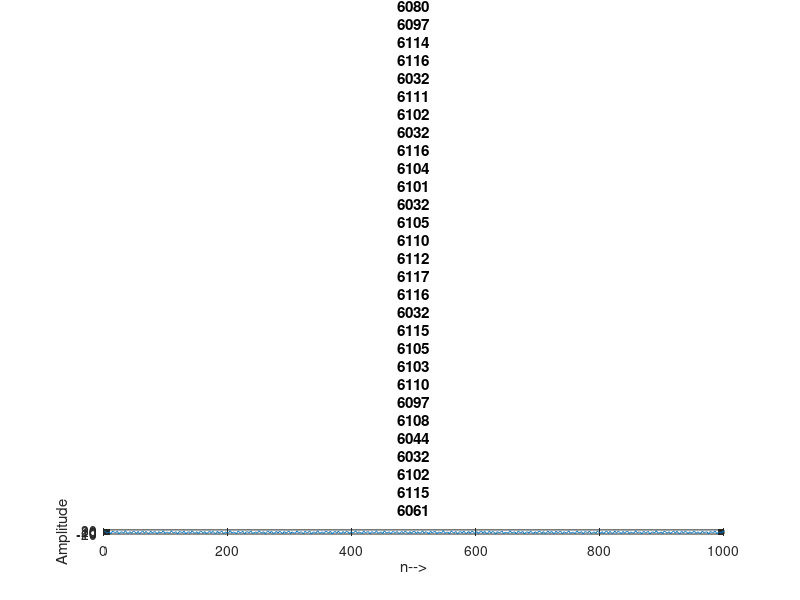

Recreate this plot in MATLAB. (Note: this script raises an error after producing the figure.)
clc;
%% Sampling the input signal 
% The input signal is sampled with the initial sampling frequency of 6000Hz
% and a part of the input signal which is interfered with noise is plotted.
I=6; D=2; %Example I and D values
fs=6000; %Initial sampling frequency
t=0:1/fs:3; %Since the resulting number of samples is 3*sampling frequency
Noise = 1*randn(size(t)) + 0; %random noise with zero mean and standard deviation equal to 1
sampled_inp=10*cos((2*pi*890).*t)+5*cos((2*pi*385).*t)+4*cos((2*pi*1450).*t)+Noise; %Example signal
figure(1);
plot(sampled_inp(1:1000)); %Plotting 1000 samples of the input signal
title("Part of the input signal, fs="+fs);
xlabel("n-->");ylabel("Amplitude");
%% Sampling rate conversion
% The sampling rate of the input signal is converted by a factor of I/D.
% Part of the output signal with sampling frequency fs*(I/D) is plotted.
[output_sg,fs_out]=SamplingRateConverter(sampled_inp,I,D,fs); %Calling the function sampling rate converter
figure(7);
plot(output_sg(1:1000)); %Plotting 1000 samples of output signal
title("Part of the output signal, fs="+fs_out);
xlabel("n-->");ylabel("Amplitude");
